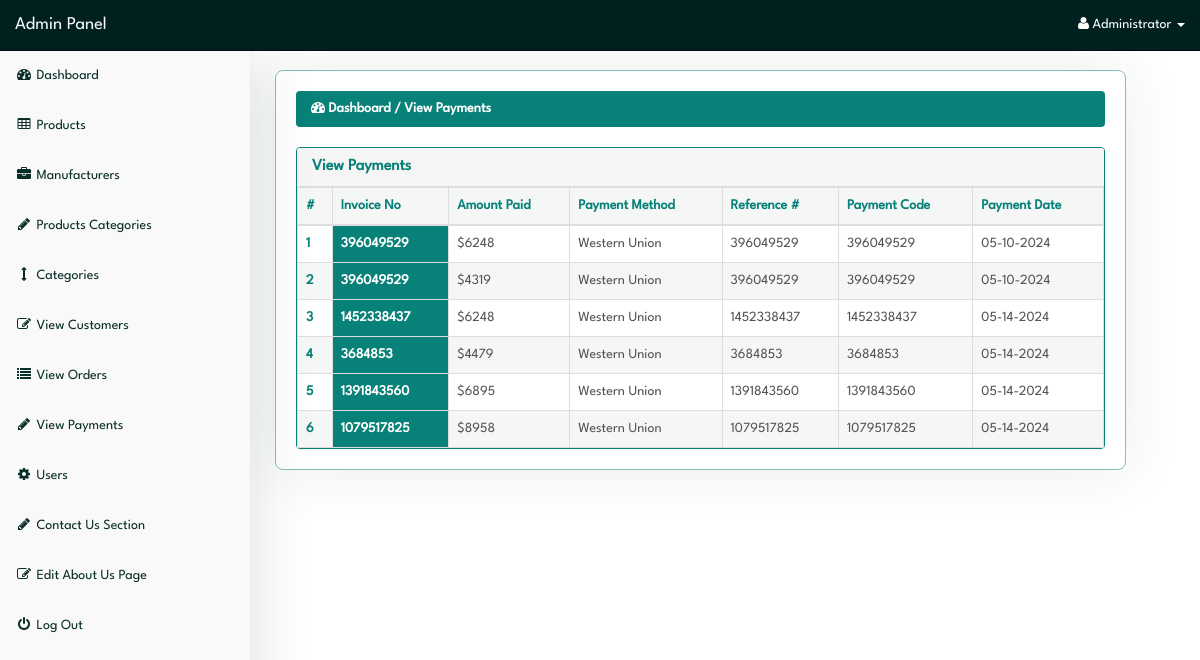
The page /admin/index.php?view_payments (signed in) on the database as committed earlier.
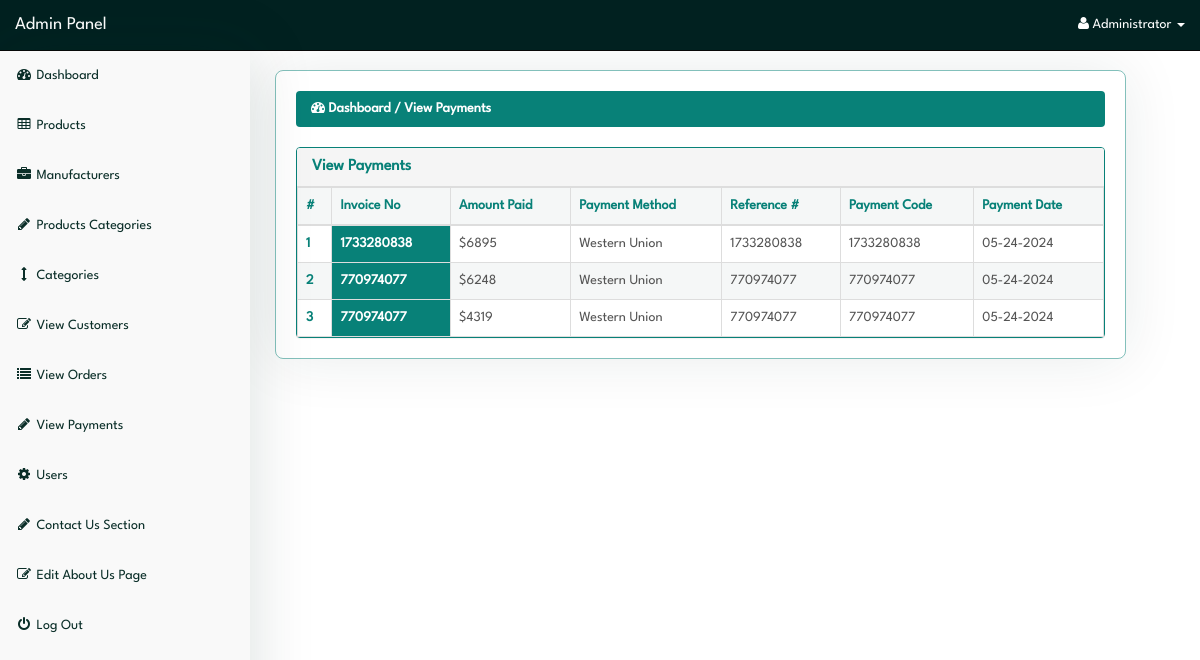
The same page on the database as committed later.
### tables this page shows
CREATE TABLE `payments` (
  `payment_id` int(10) NOT NULL,
  `invoice_no` int(10) NOT NULL,
  `amount` int(10) NOT NULL,
  `payment_mode` text NOT NULL,
  `ref_no` int(10) NOT NULL,
  `code` int(10) NOT NULL,
  `payment_date` text NOT NULL
);

### admin/view_payments.php (the view, shortened to what this page needs)
<?php
if(!isset($_SESSION['admin_email'])){
echo "<script>window.open('login.php','_self')</script>";
}
else {
?>
<div class="row">
  <div class="col-lg-12">
    <ol class="breadcrumb">
      <li class="active">
        <i class="fa fa-dashboard"></i> Dashboard / View Payments
      </li>
    </ol>
  </div>
</div>
<div class="row">
  <div class="col-lg-12">
    <div class="panel panel-default">
      <div class="panel-heading">
        <h3 class="panel-title">
          View Payments
        </h3>
      </div>
      <div class="panel-body">
        <div class="table-responsive">
          <table class="table table-hover table-bordered table-striped">
            <thead>
              <tr>
                <th>#</th>
                <th>Invoice No</th>
                <th>Amount Paid</th>
                <th>Payment Method</th>
                <th>Reference #</th>
                <th>Payment Code</th>
                <th>Payment Date</th>
              </tr>
            </thead>
            <tbody>
              <?php
$i = 0;
$get_payments = "select * from payments";
$run_payments = mysqli_query($con,$get_payments);
while($row_payments = mysqli_fetch_array($run_payments)){
$invoice_no = $row_payments['invoice_no'];
$amount = $row_payments['amount'];
$payment_mode = $row_payments['payment_mode'];
$ref_no = $row_payments['ref_no'];
$code = $row_payments['code'];
$payment_date = $row_payments['payment_date'];
$i++;
?>
              <tr>
                <td><?php echo $i; ?></td>
                <td style="color: white; font-weight: bold; background-color: #088178">
                  <?php echo $invoice_no; ?></td>
                <td>$<?php echo $amount; ?></td>
                <td><?php echo $payment_mode; ?></td>
                <td><?php echo $ref_no; ?></td>
                <td><?php echo $code; ?></td>
                <td><?php echo $payment_date; ?></td>
              </tr>
              <?php } ?>
            </tbody>
          </table>
        </div>
      </div>
    </div>
  </div>
</div>
<?php } ?>

### admin/index.php (shortened to what this page needs)
<?php
if(!isset($_SESSION['admin_email'])){
  echo "<script>window.open('login.php','_self')</script>";
} else {
?>
<!DOCTYPE html>
<html>
<head>
  <link href="css/bootstrap.min.css" rel="stylesheet">
  <link href="css/style.css" rel="stylesheet">
  <link href="font-awesome/css/font-awesome.min.css" rel="stylesheet">
</head>
<body>
  <div id="wrapper">
    <?php include("includes/sidebar.php");  ?>
    <div id="page-wrapper">
      <div class="container-fluid">
        <?php
          foreach ($pages as $param => $file) {
              if (isset($_GET[$param])) {
                  include($file);
                  break;
              }
          }
        ?>
      </div>
    </div>
  </div>
</body>
</html>
<?php } ?>

Rows that differ between the two databases and show on the page:
removed payments: invoice_no "3684853", amount "4479", payment_mode "Western Union", ref_no "3684853", code "3684853", payment_date "05-14-2024"
removed payments: invoice_no "1391843560", amount "6895", payment_mode "Western Union", ref_no "1391843560", code "1391843560", payment_date "05-14-2024"
removed payments: invoice_no "1079517825", amount "8958", payment_mode "Western Union", ref_no "1079517825", code "1079517825", payment_date "05-14-2024"
changed payments (number 1 of 3 on the later page): invoice_no "396049529" → "1733280838"; amount "6248" → "6895"; ref_no "396049529" → "1733280838"; code "396049529" → "1733280838"; payment_date "05-10-2024" → "05-24-2024"
changed payments (number 2 of 3 on the later page): invoice_no "396049529" → "770974077"; amount "4319" → "6248"; ref_no "396049529" → "770974077"; code "396049529" → "770974077"; payment_date "05-10-2024" → "05-24-2024"
changed payments (number 3 of 3 on the later page): invoice_no "1452338437" → "770974077"; amount "6248" → "4319"; ref_no "1452338437" → "770974077"; code "1452338437" → "770974077"; payment_date "05-14-2024" → "05-24-2024"
